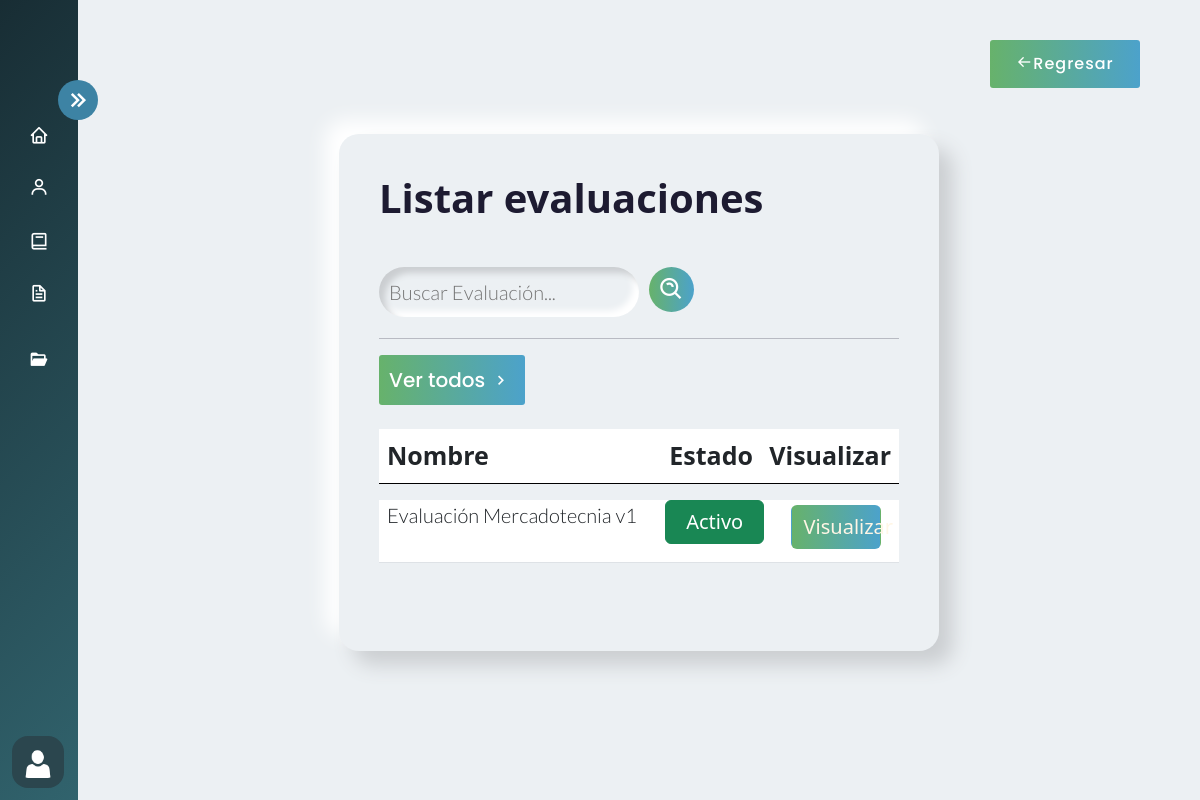
Page /filtrar_evaluacion/ (signed in) on the earlier database version.
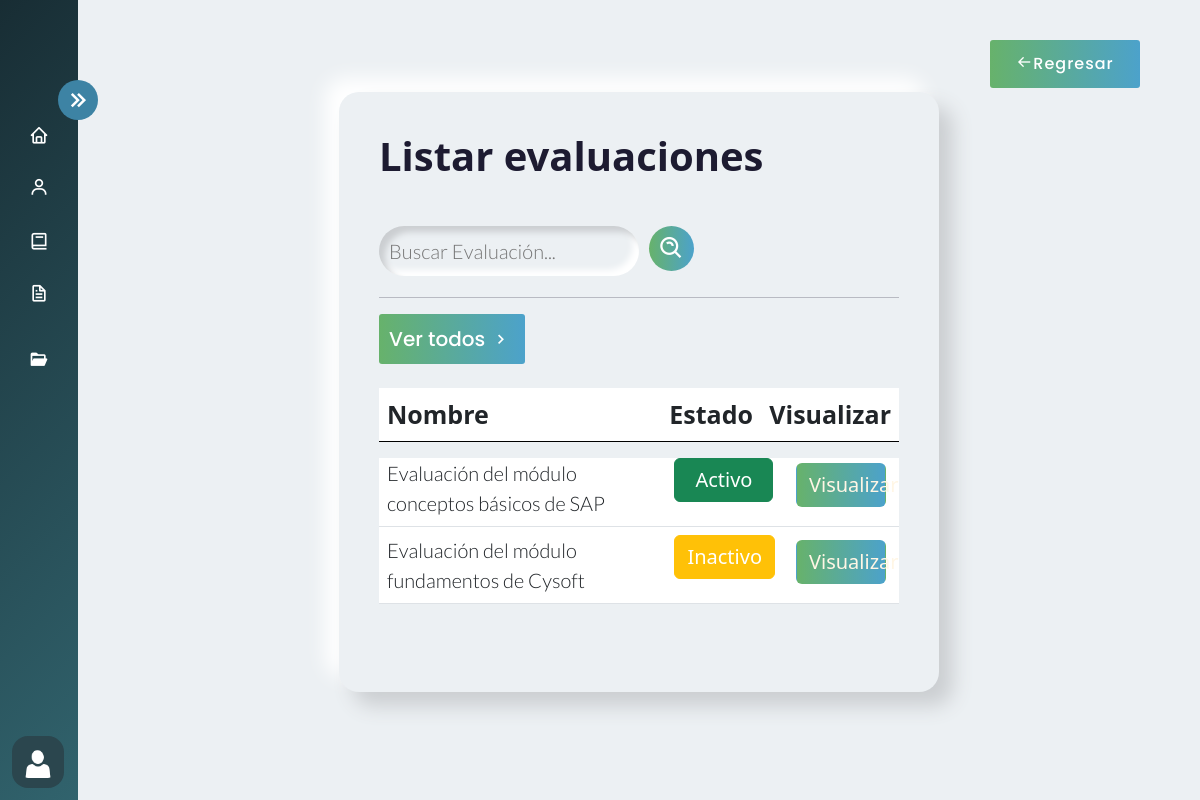
Same page on the later database version.
### AppCursos/models.py (models this page shows, shortened)
class Evaluaciones(models.Model):
     nombre_evaluacion=models.CharField(max_length=100)
     numero_intentos = models.IntegerField(default=2)
     descripcion_evaluacion = models.CharField(max_length=300, null=True,blank=True)
     instrucciones_evaluacion = models.TextField(max_length=300, null=True,blank=True)
     duracion_evaluacion_admin = models.IntegerField(default=30)
     finalizada = models.BooleanField(default=False)
     id_modulo= models.ForeignKey(Modulos, on_delete=models.CASCADE,null=False)
     class Meta:
          verbose_name_plural = 'Evaluaciones'

### AppCursos/views.py (the view)
# urls.py: path('filtrar_evaluacion/', login_required(user_passes_test(views.valida_administrativos, login_url='/acceso_denegado/')(views.filtrar_evaluaciones)), name="filtrar_evaluacion"),
def filtrar_evaluaciones(request):
    filtro_e = Evaluaciones.objects.filter(nombre_evaluacion__contains=request.GET.get('search',''))
    context = {'filtro_e':filtro_e}
    return render(request, 'Evaluaciones/listar_evaluaciones.html', {'listare': filtro_e})

### AppCursos/context_processors.py (called while the page is built)
def group_name(request):
    group_name = None
    if request.user.is_authenticated:
        group = Group.objects.filter(user=request.user).first()
        if group:
            group_name = group.name
    return {'group_name': group_name}

### AppCursos/views.py (called while the page is built)
def valida_administrativos(user):
    return user.groups.filter(name='administrativos').exists()

### Templates/Evaluaciones/listar_evaluaciones.html (shortened to what this page needs)
    {% extends 'Layout/Base.html' %}
    {% load static %}
    {% block content %}
    <link rel="stylesheet" href="{% static 'Css/Curso.css' %}">
    <div class="home_content">
        <div class="text">
            <div id="contenedor"  class="container-fluid">
                    <h1> Listar evaluaciones </h1>
                <br>
                <form class="search" action="{% url 'filtrar_evaluacion' %}" method="GET">
                    <input type="text" class="search-bar" name="search" placeholder="Buscar Evaluación...">
                    <button class="search-icon"> <i class='bx bx-search-alt'
                        style="font-size:27px; "></i></button> <br>
                    </form>
                        <hr>
                        <a href="{% url 'listar_evaluacion' %}">
                            <button class="ver_todos">
                                <span>Ver todos</span>
                                <i class='bx bx-chevron-right'></i>
                            </button>
                        </a>
                        <table class="table table-hover mt-4 ">
                            <thead>
                                <tr  id="cabecera">
                                    <th  style="width: 350px;" scope="col" >Nombre</th>
                                    <th  style="width: 100px;" scope="col" id="estado">Estado</th>
                                    <th   style="width: 100px;" scope="col" id="visualizar">Visualizar</th>
                                </tr>
                            </thead>
                        </table>
                        <div class="table-responsive ">
                            <table class="table table-hover mt-4 table-2">
                            <tbody class=" overflow-hidden">
                        {% for evaluacion in listare %}
                        <tr>
                            <td id="nombre">{{ evaluacion.nombre_evaluacion }}</td>
                            {% if evaluacion.finalizada %}
                            <td  id="estado"><button type="button" class="btn btn-success text-white activo">Activo</button></td>
                            {% else %}
                            <td  id="estado"><button type="button" class="btn btn-warning text-white inactivo">Inactivo</button></td>
                            {% endif %}
                            <td  id="visualizar">
                                <a href="{% url 'ver_evaluacion_detalle' evaluacion.id %}">
                                    <button type="button" class="btn visualizar">Visualizar</button>
                                </a>
                            </td>
                        </tr>
                        {% endfor %}
                    </tbody>
                </table>
            </div>
        </div>
    </div>
        <a href="{% url 'evaluacion' %}">
            <button class="back">
                <div class="icon">
                    <i class='bx bx-arrow-back'></i>
                </div>
                <span>
                    Regresar
                </span>
            </button>
        </a>
    </div>
    {% endblock %}

### Templates/Layout/Base.html (shortened to what this page needs)
{% load static %}
<!DOCTYPE html>
<html lang="en">
<head>
    <link rel="stylesheet" href="{% static 'img/iconos/Cyres.ico' %}">
    <link rel="stylesheet" href="{% static 'Css/Estilo.css' %}">
    <link href='https://unpkg.com/boxicons@2.1.4/css/boxicons.min.css' rel='stylesheet'>
    <link rel="stylesheet" href="https://cdn.jsdelivr.net/npm/bootstrap@5.3.0-alpha3/dist/css/bootstrap.min.css">
</head>
<body>
    {% include 'includes/nav.html' %}
    <main>
        {% block content %}{% endblock %}
    </main>
</body>
</html>

### Templates/includes/nav.html (shortened to what this page needs)
{% load static %}
<body>
    <div class="sidebar
    {% if user.is_authenticated %}
        {% if group_name == 'usuarios' %}
            sidebar-usuarios
        {% elif group_name == 'administrativos' %}
            sidebar-administrativos
        {% else %}
            sidebar
        {% endif %}
    {% else %}
        sidebar
    {% endif %}">
    <div class="logo_content">
            <i class='bx bx-chevrons-left toggle'></i>
        </div>
        <ul class="nav-links">
            <li>
                <a href="{% url 'home' %}">
                    <i class='bx bx-home'></i>
                </a>
            </li>
                {% if group_name == 'usuarios' %}
                <li>
                    <a href="{% url 'Cursos_Usuarios' %}">
                        <i class='bx bx-book '></i>
                        <span class="link_name">Cursos </span>
                    </a>
                    <ul class="sub-menu blank">
                        <li><a class="link_name">Cursos</a></li>
                    </ul>
                </li>
                <li>
                    <a href="{% url 'Material_Usuarios' %}">
                        <i class='bx bxs-folder-open'></i>
                        <span class="link_name">Material apoyo </span>
                    </a>
                    <ul class="sub-menu blank">
                        <li><a class="link_name">Material apoyo </a></li>
                    </ul>
                </li>
                <li>
                    <div class="profile-details">
                        <div class="profile-content">
                            <img src="{% static 'img/user.png' %}" alt="">
                        </div>
                        <div class="name-job">
                            <div class="profile_name">{{ user.username | title }}</div>
                            <div class="job">{{ group_name | title}}</div>
                        </div>
                        <a href="{% url 'exit' %}"><i class='bx bx-log-out' id="log_out"></i></a>
                    </div>
                </li>
                {% elif group_name == 'administrativos' %}
                <li>
                    <div class="icon-links ">
                        <a href="{% url 'usuarios' %}">
                            <i class='bx bx-user '></i>
                        </a>
                    </div>
                </li>
                <li>
                    <div class="icon-links ">
                        <a href="{% url 'gestion_general' %}">
                            <i class='bx bx-book '></i>
                        </a>
                    </div>
                </li>
                <li>
                    <a href="{% url 'evaluacion' %}">
                        <i class='bx bx-file'></i>
                    </a>
                </li>
                <li>
                    <a href="{% url 'gestion_MaterialApoyo' %}">
                        <i class='bx bxs-folder-open'></i>
                    </a>
                </li>
                <li>
                    <div class="profile-details">
                        <div class="profile-content">
                            <img src="{% static 'img/user.png' %}" alt="">
                        </div>
                    </div>
                </li>
                {% endif %}
        </ul>
    </div>
</body>
</html>

### static/Css/Estilo.css (style rules this page uses)
body { overflow-x: hidden; }
* { margin: 0; padding: 0; box-sizing: border-box; }
.sidebar { position: fixed; top: 0; left: 0; height: 100%; width: 260px; background-image: linear-gradient(135deg, #182d34 0%, #31636d 100%); z-index: 1; transition: all 0.5s ease; }
.sidebar.close { width: 78px; padding: 80px 0 150px 0; }
.sidebar .nav-links { height: 100%; padding: 30px 0 150px 0; overflow: auto; }
.sidebar.close .nav-links { overflow: visible; }
.sidebar .nav-links li { position: relative; list-style: none; transition: all 0.4s ease; }
.sidebar .nav-links li .icon-links { display: flex; align-items: center; justify-content: space-between; }
.sidebar.close .nav-links li .icon-links { display: block; }
.sidebar .nav-links li i { height: 50px; min-width: 78px; text-align: center; line-height: 50px; color: #fff; font-size: 20px; cursor: pointer; transition: all 0.3s ease; }
.sidebar .nav-links li a { display: flex; align-items: center; text-decoration: none; }
.sidebar .profile-details { position: fixed; bottom: 0; width: 260px; display: flex; align-items: center; justify-content: space between; background: #2b464e; padding: 12px 0; transition: all 0.5s ease; }
.sidebar.close .profile-details { background: none; }
.sidebar.close .profile-details { width: 78px; }
.sidebar .profile-details .profile-content { display: flex; align-items: center; }
.sidebar .profile-details img { height: 52px; width: 52px; object-fit: cover; border-radius: 16px; margin: 0 14px 0 12px; background: #2b464e; transition: all 0.5s ease; }
.sidebar.close .profile-details img { padding: 10px; }
.sidebar .toggle { position: absolute; top: 10%; right: -20px; transform: translateY(-10%); height: 40px; width: 40px; background: #3d83a4; display: flex; align-items: center; justify-content: center; border-radius: 50%; font-size: 30px; cursor: pointer; color: #fff; }
.toggle { transition: transform 0.5s; }
.toggle.close { transform: rotate(180deg); }

Differences in the rows shown:
removed Evaluaciones: nombre_evaluacion "Evaluación Mercadotecnia v1", finalizada "Activo"
added Evaluaciones: nombre_evaluacion "Evaluación del módulo conceptos básicos de SAP", finalizada "Activo"
added Evaluaciones: nombre_evaluacion "Evaluación del módulo fundamentos de Cysoft", finalizada "Inactivo"
